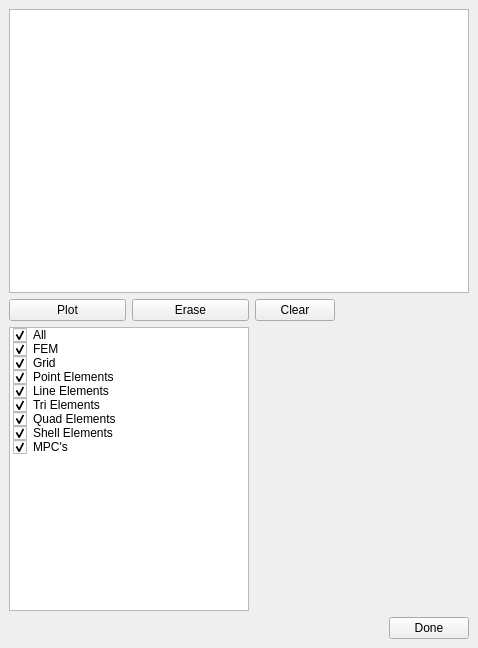
<?xml version="1.0" encoding="UTF-8"?>
<ui version="4.0">
 <class>DockWidget</class>
 <widget class="QDockWidget" name="DockWidget">
  <property name="geometry">
   <rect>
    <x>0</x>
    <y>0</y>
    <width>478</width>
    <height>648</height>
   </rect>
  </property>
  <property name="windowTitle">
   <string>DockWidget</string>
  </property>
  <widget class="QWidget" name="dockWidgetContents">
   <layout class="QGridLayout" name="gridLayout">
    <item row="0" column="0" colspan="6">
     <widget class="QPlainTextEdit" name="plainTextEdit"/>
    </item>
    <item row="1" column="0">
     <widget class="QPushButton" name="plot_button">
      <property name="text">
       <string>Plot</string>
      </property>
     </widget>
    </item>
    <item row="1" column="1">
     <widget class="QPushButton" name="erase_button">
      <property name="text">
       <string>Erase</string>
      </property>
     </widget>
    </item>
    <item row="1" column="2">
     <widget class="QPushButton" name="clear_button">
      <property name="text">
       <string>Clear</string>
      </property>
     </widget>
    </item>
    <item row="1" column="3">
     <spacer name="horizontalSpacer">
      <property name="orientation">
       <enum>Qt::Horizontal</enum>
      </property>
      <property name="sizeHint" stdset="0">
       <size>
        <width>26</width>
        <height>20</height>
       </size>
      </property>
     </spacer>
    </item>
    <item row="2" column="0" colspan="2">
     <widget class="QListWidget" name="listWidget">
      <item>
       <property name="text">
        <string>All</string>
       </property>
       <property name="checkState">
        <enum>Checked</enum>
       </property>
      </item>
      <item>
       <property name="text">
        <string>FEM</string>
       </property>
       <property name="checkState">
        <enum>Checked</enum>
       </property>
      </item>
      <item>
       <property name="text">
        <string>Grid</string>
       </property>
       <property name="checkState">
        <enum>Checked</enum>
       </property>
      </item>
      <item>
       <property name="text">
        <string>Point Elements</string>
       </property>
       <property name="checkState">
        <enum>Checked</enum>
       </property>
      </item>
      <item>
       <property name="text">
        <string>Line Elements</string>
       </property>
       <property name="checkState">
        <enum>Checked</enum>
       </property>
      </item>
      <item>
       <property name="text">
        <string>Tri Elements</string>
       </property>
       <property name="checkState">
        <enum>Checked</enum>
       </property>
      </item>
      <item>
       <property name="text">
        <string>Quad Elements</string>
       </property>
       <property name="checkState">
        <enum>Checked</enum>
       </property>
      </item>
      <item>
       <property name="text">
        <string>Shell Elements</string>
       </property>
       <property name="checkState">
        <enum>Checked</enum>
       </property>
      </item>
      <item>
       <property name="text">
        <string>MPC's</string>
       </property>
       <property name="checkState">
        <enum>Checked</enum>
       </property>
      </item>
     </widget>
    </item>
    <item row="2" column="2">
     <spacer name="horizontalSpacer_2">
      <property name="orientation">
       <enum>Qt::Horizontal</enum>
      </property>
      <property name="sizeHint" stdset="0">
       <size>
        <width>72</width>
        <height>20</height>
       </size>
      </property>
     </spacer>
    </item>
    <item row="3" column="4">
     <spacer name="horizontalSpacer_3">
      <property name="orientation">
       <enum>Qt::Horizontal</enum>
      </property>
      <property name="sizeHint" stdset="0">
       <size>
        <width>26</width>
        <height>20</height>
       </size>
      </property>
     </spacer>
    </item>
    <item row="3" column="5">
     <widget class="QPushButton" name="done_button">
      <property name="text">
       <string>Done</string>
      </property>
     </widget>
    </item>
   </layout>
  </widget>
 </widget>
 <resources/>
 <connections/>
</ui>
